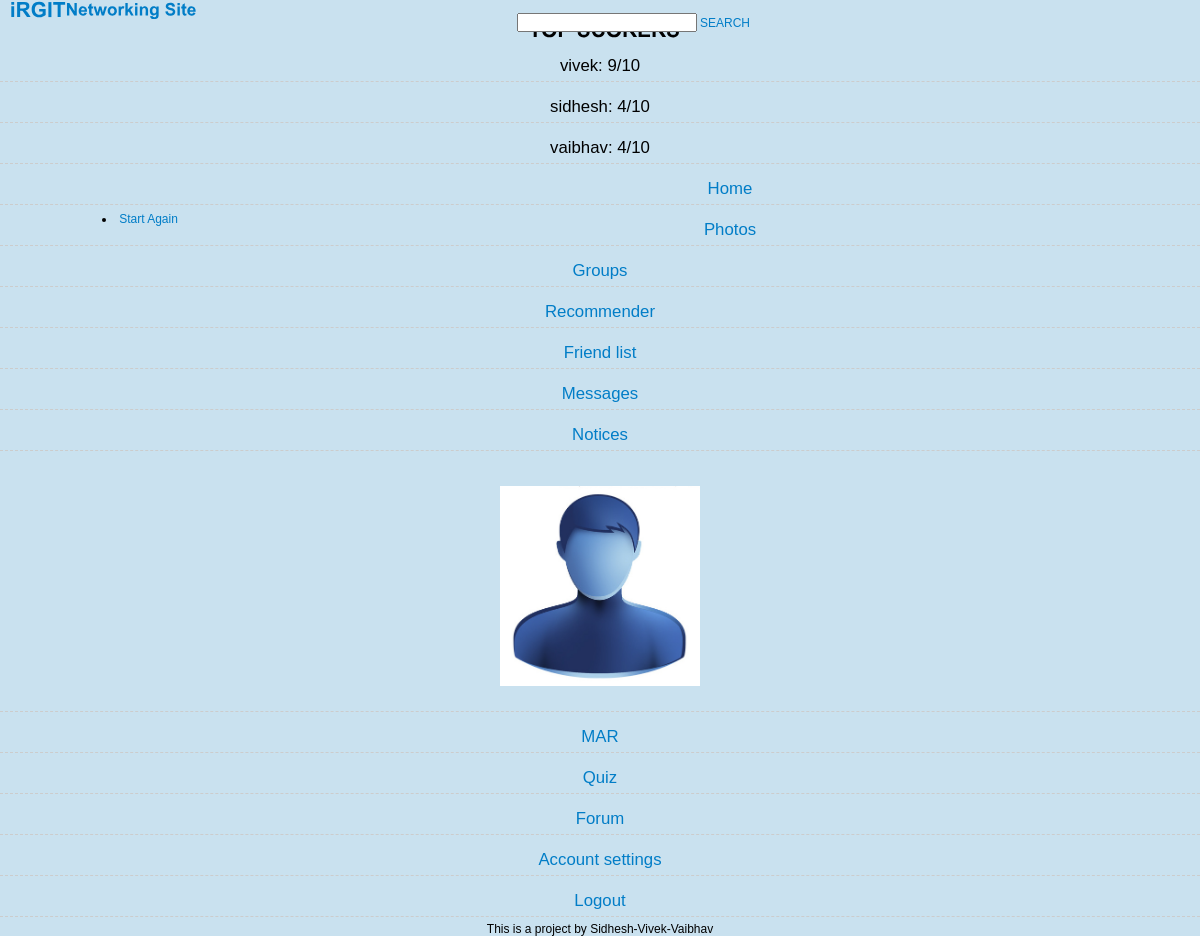
Screenshot of /quiz/results.php (signed in) with the database file from the repository.
### tables this page shows
CREATE TABLE IF NOT EXISTS `quiztab` (
  `username` varchar(20) NOT NULL,
  `score` int(10) NOT NULL
);

### quiz/results.php (the view, shortened to what this page needs)
<!DOCTYPE html PUBLIC "-//W3C//DTD XHTML 1.0 Transitional//EN" "http://www.w3.org/TR/xhtml1/DTD/xhtml1-transitional.dtd">
<html xmlns="http://www.w3.org/1999/xhtml"><head>
<link href="style.css" rel="stylesheet" type="text/css" />
<?php
           $sid=$_SESSION['sid'];
           $result = mysql_query("SELECT * FROM user WHERE (SID = '" . mysql_real_escape_string($sid) . "') ");
           $row = mysql_fetch_assoc($result);
           $style = "../profiles/".$row["style"];
?>
<link href="<?php echo $style; ?>" rel="stylesheet" type="text/css" />
<link href="../dependencies/screen.css" type="text/css" rel="stylesheet" />
</head>
<body>
<div class="main">
<div class="main_resize">
    <div class="header">
      <h1 align="left"><a href="../home.php"><span>iRGIT</span><small>Networking Site</small></a>   </h1>
      <div id="apDiv1" align="right">
        <form id="form1" name="form1" method="post" action="">
            <input type="text" width="500" height="30" name="search" id="search" />
            <a href="../search/">
            SEARCH</a>
          </form>
        </div>
  </div>
  <div class="content">
      <div class="content_bg">
        <div class="mainbar">
          <div id="posting" align="center">
          <h1> TOP SCORERS</h1>
           <?php
$sql = mysql_query("SELECT * FROM quiztab ORDER BY score DESC ");
$output = "<ul class=\"leaders\">\n";
while($row = mysql_fetch_array($sql)){
	$username = $row["username"];
	$score = $row["score"];
	if ($username == $_SESSION['username'])
	{
 			$output .= "<li><strong>$username:</strong> $score/10</li>\n";
    } else
	 {
 	   $output .= "<li>$username: $score/10</li>\n";
 	}
}
	$output .= "</ul>\n";
	echo $output;
?>
</div>
<div id="quiz">
 <br />
    <br/>
<li><a href="../index.php" title="Start The Quiz Again">Start Again</a></li>
      </div>
</div>
        </div>
        <div class="sidebar" "position:fixed">
          <div class="gadget">
            <ul class="sb_menu">
              <li ><a href="../home.php">Home</a></li>
              <li><a href="../photos/">Photos</a></li>
              <li><a href="../group/">Groups</a></li>
              <li><a href="../recommender/">Recommender</a></li>
              <li><a href="../profiles/friends.php">Friend list</a></li>
              <li><a href="../messages/">Messages</a></li>
              <li><a href="../notices/">Notices</a></li>
            </ul>
          </div>
      <div class="gadget">
        <ul class="sb_menu">
          <li><br />
            <?php
		   $roll_no=$_SESSION['user_id'];
           $result = mysql_query("SELECT * FROM mymembers WHERE USER_ID = '".$roll_no."'");
           $row = mysql_fetch_assoc($result);
           echo  "<p class=\"sidebar\">";
           echo "</p><p>";
           $uid = $row["id"];
           echo "<a href=../profiles/profile.php?id=".$uid."><img src=\"../profiles/members/".$uid."/image01.jpg\" width=\"200\" height=\"200\"></a></p>";
          ?>
          <br />
          </div>
        <div class="gadget">
          <ul class="sb_menu">
            <li><a href="../MAR/">MAR</a></li>
            <li class="active"><a href="../quiz/">Quiz</a></li>
            <li><a href="../forum/">Forum</a></li>
            <li ><a href="../profiles/edit_profile.php">Account settings</a></li>
            <li><a href="../logout.php">Logout</a></li>
          </ul>
        </div>
    </div>
    </div>
  </div>
</div>
<div align=center>This is a project by Sidhesh-Vivek-Vaibhav</div></body>
</html>

### quiz/style.css (style rules this page uses)
* { margin:0; padding:0; }
body { font-size: 62.5%; font-family:sans-serif; background:#c9e1ef; }
a img { border:none; }
#quiz { width:250px; float:left; padding-top:15px; padding-left:15px; }
h1 { padding-left:10px; }
h1,h2 { font-size:1.7em; font-family:serif; }
ul { list-style:none; margin-bottom:5px; }
ul li { font-size:1.4em; margin-top:10px; padding:5px; border-bottom:1px dashed #ccc; }
a { color:#017dc7; text-decoration:none; }

### dependencies/screen.css (style rules this page uses)
body,html { margin: 0; padding: 0; }
body { text-align:center; font-family:Arial, Sans-Serif; font-size:0.75em; }
input { font-size:13px; }

### quiz/results.php (style rules this page uses)
#apDiv1 { position: absolute; width: 398px; height: 33px; z-index: 1; left: 352px; top: 13px; }

### rows the page displays
quiztab: username "vivek", score "9"
quiztab: username "sidhesh", score "4"
quiztab: username "vaibhav", score "4"
